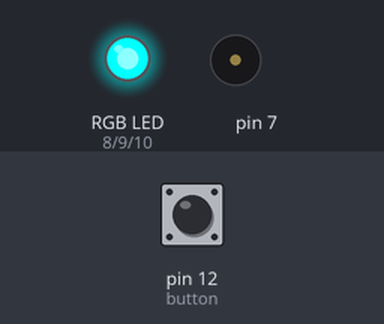
This sketch was run on a simulated Arduino Uno, built with avr-gcc and run on an emulated ATmega328P. On the bench: an RGB LED mixed from three pins (HIGH = lit), buzzer (waves = sounding). The inputs (shaded band) are chosen by the test bench; at power-on: pin 12 (button) LOW.

Above: at 1.5 s.
1.6 s: pin 12 (button) pulled HIGH for 0.15 s
At 2.7 s:
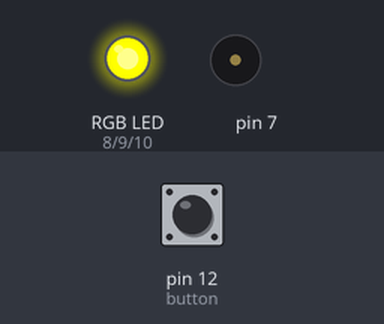
4.6 s: pin 12 (button) pulled HIGH for 3.2 s
At 13.3 s:
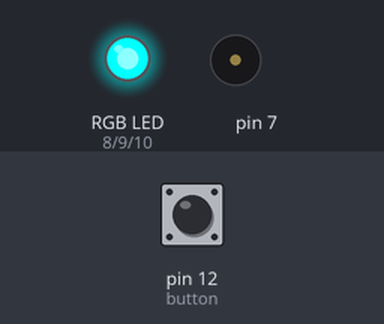
Timing chart, 0 to 14.8 s (numbered marks = the images above; inputs shaded):
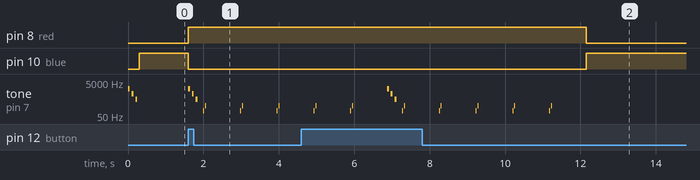

The sketch:

button_led_servo.ino
```cpp
//  Button and RGB Led
#include <Servo.h>
//#include <Stepper.h>

//#define STEPS 100
//Stepper stepper(STEPS, 2, 3, 4, 5);
// the previous reading from the analog input

int val = 0;
int previous = 0;
int red = 8;
int green = 9;
int blue = 10;
int button = 12;
int buttonValue;
int tme = 2000;
void Bip(int friq ,int i){
  //  Beep 0,1 second
  for(i;i>0;i--){
  tone(7,friq);
  delay(25);
  noTone(7);
  delay(25);
  tone(7,friq+100);
  delay(25);
  noTone(7);
  delay(900);
  }
}
  void buttonActive(){

    tone(7,2000);
    delay(50);
    noTone(7);
    delay(50);
   //
    tone(7,1000);
    delay(50);
    noTone(7);
    delay(50);
    /*
    tone(7,2000);
    delay(50);
    noTone(7);
    delay(20);
*/
    tone(7,500);
    delay(50);
    noTone(7);
    delay(50);

    /*
    tone(7,1000);
    delay(50);
    noTone(7);
    delay(100);
    */
  }

void setup() {
  // put your setup code here, to run once:

  Serial.begin(9600);
pinMode(red,OUTPUT);
pinMode(green,OUTPUT);
pinMode(blue,OUTPUT);
pinMode(button,INPUT);
buttonActive();
digitalWrite(blue,HIGH);
digitalWrite(green,HIGH);
//stepper.setSpeed(50);

 // myservo.attach(6);  // attaches the servo on pin 9 to the servo object
}

void loop() {
  // put your main code here, to run repeatedly:
//int value = analogRead(A0);
//int friq = map(value,0,1023,100,3000);


buttonValue = digitalRead(button);
if(buttonValue == HIGH){
  digitalWrite(blue,LOW);
  digitalWrite(red,HIGH);
  digitalWrite(green,HIGH);
  buttonActive();
  //myservo.write(100);
    //stepper.step(10);
  delay(100);
  //stepper.step(0);
 Bip(100,5);
    }else{
       // previous = val;

     // myservo.write(10);
  digitalWrite(red,LOW);
  digitalWrite(blue,HIGH);
  }

}
```

Measured:
- after the input at 1.6 s, pin 8 (red): LOW → HIGH at once; pin 10 (blue): HIGH → LOW at once; tone on pin 7: plays 2000 Hz for 0.05 s, 1000 Hz for 0.05 s, 500 Hz for 0.05 s, 100 Hz for 0.03 s, 200 Hz for 0.03 s, 100 Hz for 0.03 s … (9 notes in this stretch), starting at once
- after the input at 4.6 s, pin 8 (red): HIGH → LOW after 7.6 s instead of 2.3 s; pin 10 (blue): LOW → HIGH after 7.6 s instead of 2.3 s
